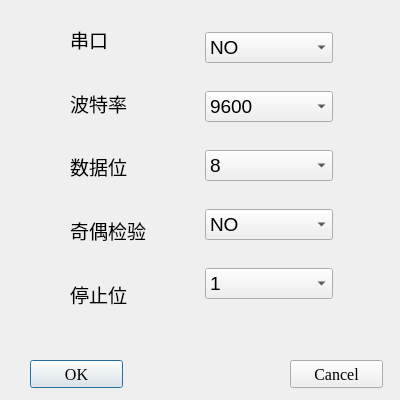
<?xml version="1.0" encoding="UTF-8"?>
<ui version="4.0">
 <class>serialSetting</class>
 <widget class="QDialog" name="serialSetting">
  <property name="geometry">
   <rect>
    <x>0</x>
    <y>0</y>
    <width>400</width>
    <height>400</height>
   </rect>
  </property>
  <property name="minimumSize">
   <size>
    <width>400</width>
    <height>400</height>
   </size>
  </property>
  <property name="maximumSize">
   <size>
    <width>400</width>
    <height>400</height>
   </size>
  </property>
  <property name="windowTitle">
   <string>Dialog</string>
  </property>
  <widget class="QWidget" name="layoutWidget">
   <property name="geometry">
    <rect>
     <x>70</x>
     <y>10</y>
     <width>263</width>
     <height>313</height>
    </rect>
   </property>
   <layout class="QHBoxLayout" name="horizontalLayout">
    <item>
     <layout class="QVBoxLayout" name="verticalLayout">
      <item>
       <widget class="QLabel" name="label">
        <property name="font">
         <font>
          <pointsize>14</pointsize>
         </font>
        </property>
        <property name="text">
         <string>串口</string>
        </property>
       </widget>
      </item>
      <item>
       <widget class="QLabel" name="label_2">
        <property name="font">
         <font>
          <pointsize>14</pointsize>
         </font>
        </property>
        <property name="text">
         <string>波特率</string>
        </property>
       </widget>
      </item>
      <item>
       <widget class="QLabel" name="label_4">
        <property name="font">
         <font>
          <pointsize>14</pointsize>
         </font>
        </property>
        <property name="text">
         <string>数据位</string>
        </property>
       </widget>
      </item>
      <item>
       <widget class="QLabel" name="label_3">
        <property name="font">
         <font>
          <pointsize>14</pointsize>
         </font>
        </property>
        <property name="text">
         <string>奇偶检验</string>
        </property>
       </widget>
      </item>
      <item>
       <widget class="QLabel" name="label_5">
        <property name="font">
         <font>
          <pointsize>14</pointsize>
         </font>
        </property>
        <property name="text">
         <string>停止位</string>
        </property>
       </widget>
      </item>
     </layout>
    </item>
    <item>
     <layout class="QVBoxLayout" name="verticalLayout_2">
      <item>
       <widget class="QComboBox" name="PortBox">
        <property name="font">
         <font>
          <pointsize>14</pointsize>
         </font>
        </property>
        <item>
         <property name="text">
          <string>NO</string>
         </property>
        </item>
       </widget>
      </item>
      <item>
       <widget class="QComboBox" name="BaudBox">
        <property name="font">
         <font>
          <pointsize>14</pointsize>
         </font>
        </property>
        <item>
         <property name="text">
          <string>9600</string>
         </property>
        </item>
        <item>
         <property name="text">
          <string>38400</string>
         </property>
        </item>
        <item>
         <property name="text">
          <string>115200</string>
         </property>
        </item>
       </widget>
      </item>
      <item>
       <widget class="QComboBox" name="BitBox">
        <property name="font">
         <font>
          <pointsize>14</pointsize>
         </font>
        </property>
        <item>
         <property name="text">
          <string>8</string>
         </property>
        </item>
       </widget>
      </item>
      <item>
       <widget class="QComboBox" name="ParityBox">
        <property name="font">
         <font>
          <pointsize>14</pointsize>
         </font>
        </property>
        <item>
         <property name="text">
          <string>NO</string>
         </property>
        </item>
       </widget>
      </item>
      <item>
       <widget class="QComboBox" name="StopBox">
        <property name="font">
         <font>
          <pointsize>14</pointsize>
         </font>
        </property>
        <item>
         <property name="text">
          <string>1</string>
         </property>
        </item>
        <item>
         <property name="text">
          <string>2</string>
         </property>
        </item>
       </widget>
      </item>
     </layout>
    </item>
   </layout>
  </widget>
  <widget class="QPushButton" name="ok">
   <property name="geometry">
    <rect>
     <x>30</x>
     <y>360</y>
     <width>93</width>
     <height>28</height>
    </rect>
   </property>
   <property name="font">
    <font>
     <family>Times New Roman</family>
     <pointsize>12</pointsize>
    </font>
   </property>
   <property name="text">
    <string>OK</string>
   </property>
  </widget>
  <widget class="QPushButton" name="cancel">
   <property name="geometry">
    <rect>
     <x>290</x>
     <y>360</y>
     <width>93</width>
     <height>28</height>
    </rect>
   </property>
   <property name="font">
    <font>
     <family>Times New Roman</family>
     <pointsize>12</pointsize>
    </font>
   </property>
   <property name="text">
    <string>Cancel</string>
   </property>
  </widget>
 </widget>
 <resources/>
 <connections/>
</ui>
